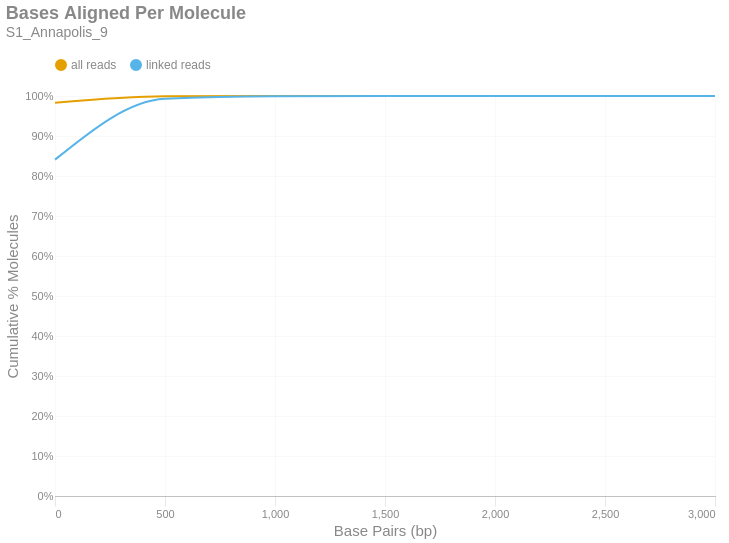

The code cell stored with this chart in its notebook:
### Markdown cell above
### Bases Aligned Per Molecule
This is a cumulative frequency distribution showing the number of base pairs aligned per unique molecule. These data are shown in 500 bp bins. There are two distributions: one with `all reads` (yellow) and another with only `linked reads` (blue). The percent of molecules in the `linked reads` distribution is relative to the total number of linked molecules.

### Code cell
if SKIPLR:
    print_html(f"Skipped")
else:
    binned_df = consolidated_hist(valids['aligned_bp'], mask, 500, True)
    with SafeRender(binned_df):
        (
            density_plot(binned_df, 'Bases Aligned Per Molecule', samplename, 'basesper')
            .encode(
                x=alt.X('bin:Q', title="Base Pairs (bp)").axis(tickMinStep=500).scale(padding=0),
                y=alt.Y('value:Q', title='Cumulative % Molecules')
                    .axis(format='%')
                    .scale(domain = [0,1])
                    .stack(False),
                color=alt.Color("key:N").scale(domain = ["all reads", "linked reads"]),
                tooltip = [
                    alt.Tooltip("key:N", title = "Data Type"),
                    alt.Tooltip("range_label:N", title="Bases Aligned Per Molecule"),
                    alt.Tooltip("value:Q", format = ".2%", title="% Molecules (Cum.)")
                ]
            )
        ).display()

### Figure 1 — Vega-Lite specification as saved in the notebook (floating-point values rounded to 4 significant figures)
{"width": "container", "height": 400, "config": {"title": {"anchor": "start", "dy": -15, "fontSize": 18, "color": "#888888", "subtitleColor": "#888888", "subtitleFontSize": 14}, "arc": {"fill": "#0072B2"}, "axis": {"domainColor": "#888888", "domainWidth": 0.5, "gridWidth": 0.2, "grid": false, "titleFontWeight": 400, "titleFontSize": 15, "labelFontSize": 11, "labelColor": "#888888", "tickColor": "#888888", "tickWidth": 0.2, "titleColor": "#888888"}, "axisBand": {"grid": false}, "axisX": {"grid": true, "tickSize": 10, "domainCap": "round"}, "axisY": {"domain": false, "grid": true, "tickSize": 0, "domainCap": "round"}, "background": "transparent", "header": {"labelFontSize": 15, "labelColor": "#888888", "titleFontSize": 15, "titleFontWeight": 600, "titleColor": "#888888"}, "legend": {"labelFont": "sans-serif", "labelFontSize": 12, "labelColor": "#888888", "symbolSize": 100, "symbolType": "circle", "titleFontSize": 12, "titlePadding": 10, "titleColor": "#888888", "title": null, "orient": "top"}, "range": {"category": ["#E69F00", "#56B4E9", "#009E73", "#F0E442", "#0072B2", "#D55E00", "#CC79A7", "#000000"], "diverging": ["#cfe8f3", "#a2d4ec", "#73bfe2", "#46abdb", "#1696d2", "#12719e"]}, "area": {"fill": "#0072B2", "fillOpacity": 0.7, "line": true, "strokeOpacity": 0.7}, "line": {"color": "#0072B2", "stroke": "#0072B2", "strokeWidth": 2}, "trail": {"color": "#0072B2", "stroke": "#0072B2", "strokeWidth": 0, "size": 1}, "point": {"filled": true, "fillOpacity": 1.0, "size": 95}, "text": {"color": "#888888", "fontSize": 11, "align": "right", "fontWeight": 400, "size": 11}, "bar": {"fill": "#0072B2", "stroke": null}, "view": {"stroke": null, "continuousWidth": 660, "continuousHeight": 400}}, "data": {"name": "data-805b11e7058a0ab7fce10290f9cf49df"}, "mark": {"type": "line", "interpolate": "monotone", "point": {"opacity": 0, "size": 275}}, "encoding": {"color": {"field": "key", "scale": {"domain": ["all reads", "linked reads"]}, "type": "nominal"}, "tooltip": [{"field": "key", "title": "Data Type", "type": "nominal"}, {"field": "range_label", "title": "Bases Aligned Per Molecule", "type": "nominal"}, {"field": "value", "format": ".2%", "title": "% Molecules (Cum.)", "type": "quantitative"}], "x": {"axis": {"tickMinStep": 500}, "field": "bin", "scale": {"padding": 0}, "title": "Base Pairs (bp)", "type": "quantitative"}, "y": {"axis": {"format": "%"}, "field": "value", "scale": {"domain": [0, 1]}, "stack": false, "title": "Cumulative % Molecules", "type": "quantitative"}}, "params": [{"name": "param_c36ac31b6afebe62", "select": {"type": "point", "fields": ["key"]}, "bind": "legend"}], "title": {"text": "Bases Aligned Per Molecule", "subtitle": "S1_Annapolis_9"}, "transform": [{"fold": ["all reads (cumsum)", "linked reads (cumsum)"]}, {"calculate": "replace(datum.key, ' (cumsum)', '')", "as": "key"}, {"filter": {"param": "param_c36ac31b6afebe62"}}], "usermeta": {"embedOptions": {"downloadFileName": "S1_Annapolis_9.basesper"}}, "$schema": "https://vega.github.io/schema/vega-lite/v6.1.0.json", "datasets": {"data-805b11e7058a0ab7fce10290f9cf49df": [{"bin": "0.0", "interval": "0.0-500.0", "all reads": 0.9833, "linked reads": 0.8409, "all reads (cumsum)": 0.9833, "linked reads (cumsum)": 0.8409, "range_label": "0-499"}, {"bin": "500.0", "interval": "500.0-1000.0", "all reads": 0.01597, "linked reads": 0.1521, "all reads (cumsum)": 0.9993, "linked reads (cumsum)": 0.993, "range_label": "500-999"}, {"bin": "1000.0", "interval": "1000.0-1500.0", "all reads": 0.0006645, "linked reads": 0.006444, "all reads (cumsum)": 0.9999, "linked reads (cumsum)": 0.9994, "range_label": "1000-1499"}, {"bin": "1500.0", "interval": "1500.0-2000.0", "all reads": 4.789e-05, "linked reads": 0.0004718, "all reads (cumsum)": 1.0, "linked reads (cumsum)": 0.9999, "range_label": "1500-1999"}, {"bin": "2000.0", "interval": "2000.0-2500.0", "all reads": 8.933e-06, "linked reads": 8.801e-05, "all reads (cumsum)": 1.0, "linked reads (cumsum)": 1.0, "range_label": "2000-2499"}, {"bin": "2500.0", "interval": "2500.0-3000.0", "all reads": 1.241e-06, "linked reads": 1.222e-05, "all reads (cumsum)": 1.0, "linked reads (cumsum)": 1.0, "range_label": "2500-2999"}, {"bin": "3000.0", "interval": "3000.0-3500.0", "all reads": 2.481e-07, "linked reads": 2.445e-06, "all reads (cumsum)": 1.0, "linked reads (cumsum)": 1.0, "range_label": "3000-3499"}]}}
